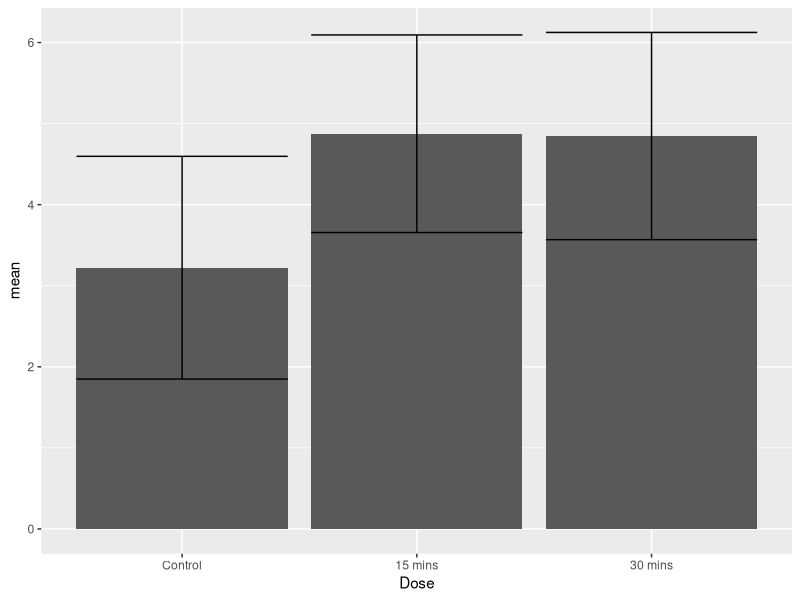
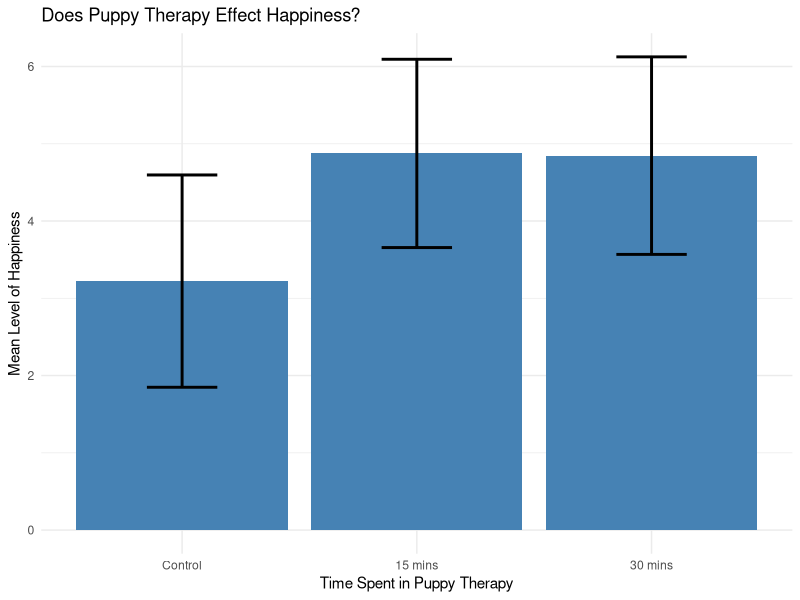

Source code (R) for these figures, in order:
## ---- chunk 1
library(tidyverse)
library(car)
## ---- chunk 2
library(haven)
Invisibility_Baseline <- read_sav("Invisibility Baseline.sav")
Invisibility_Baseline
## ---- chunk 3
library(haven)
Puppy_love <- read_sav("Puppy Love.sav")
Puppy_love
## ---- chunk 4
Puppy_love$Dose
## ---- chunk 5
Puppy_love$Happiness
## ---- chunk 6
Puppy_love <- Puppy_love |> 
  mutate(Dose = factor(Dose, levels = c(1, 2, 3), 
         labels = c("Control", "15 mins", "30 mins")))
## ---- chunk 7
Puppy_love |> 
  group_by(Dose) |>
    summarize(n = n(),
              mean = mean(Happiness))
## ---- chunk 8
Puppy_ANOVA <- aov(Happiness ~ Dose, data = Puppy_love)
## ---- chunk 9
summary(Puppy_ANOVA)
## ---- chunk 10
Puppy_love$Puppy_love
## ---- chunk 11
Puppy_ANCOVA <- aov(Happiness ~ Dose + Puppy_love, data = Puppy_love)
## ---- chunk 12
Anova(Puppy_ANCOVA, type = "III")
## ---- chunk 13
25.185/(25.185+79.047)
## ---- chunk 14
15.076/(15.076+79.047)
## ---- chunk 15
ANCOVA_Descriptives <- Puppy_love |>
  group_by(Dose) |>
  summarize(n = n(),
            mean = mean(Happiness),
            sd = sd(Happiness),
            se = sd / sqrt(n),
            ci = qt(0.975, df = n - 1) * sd / sqrt(n))
## ---- chunk 16
ggplot(ANCOVA_Descriptives, 
       aes(x = Dose, 
           y = mean)) +
  geom_bar(stat = "identity") +
  geom_errorbar(aes(ymin=mean-ci,
                    ymax=mean+ci))
## ---- chunk 17
ggplot(ANCOVA_Descriptives, 
       aes(x = Dose,
           y = mean)) +
  theme_minimal() +
  geom_bar(stat = "identity", fill="steelblue") +
  geom_errorbar(aes(ymin=mean-ci,
                    ymax=mean+ci), width=.3, size=1) +
  labs(title = "Does Puppy Therapy Effect Happiness?", 
       y="Mean Level of Happiness", x="Time Spent in Puppy Therapy") 
